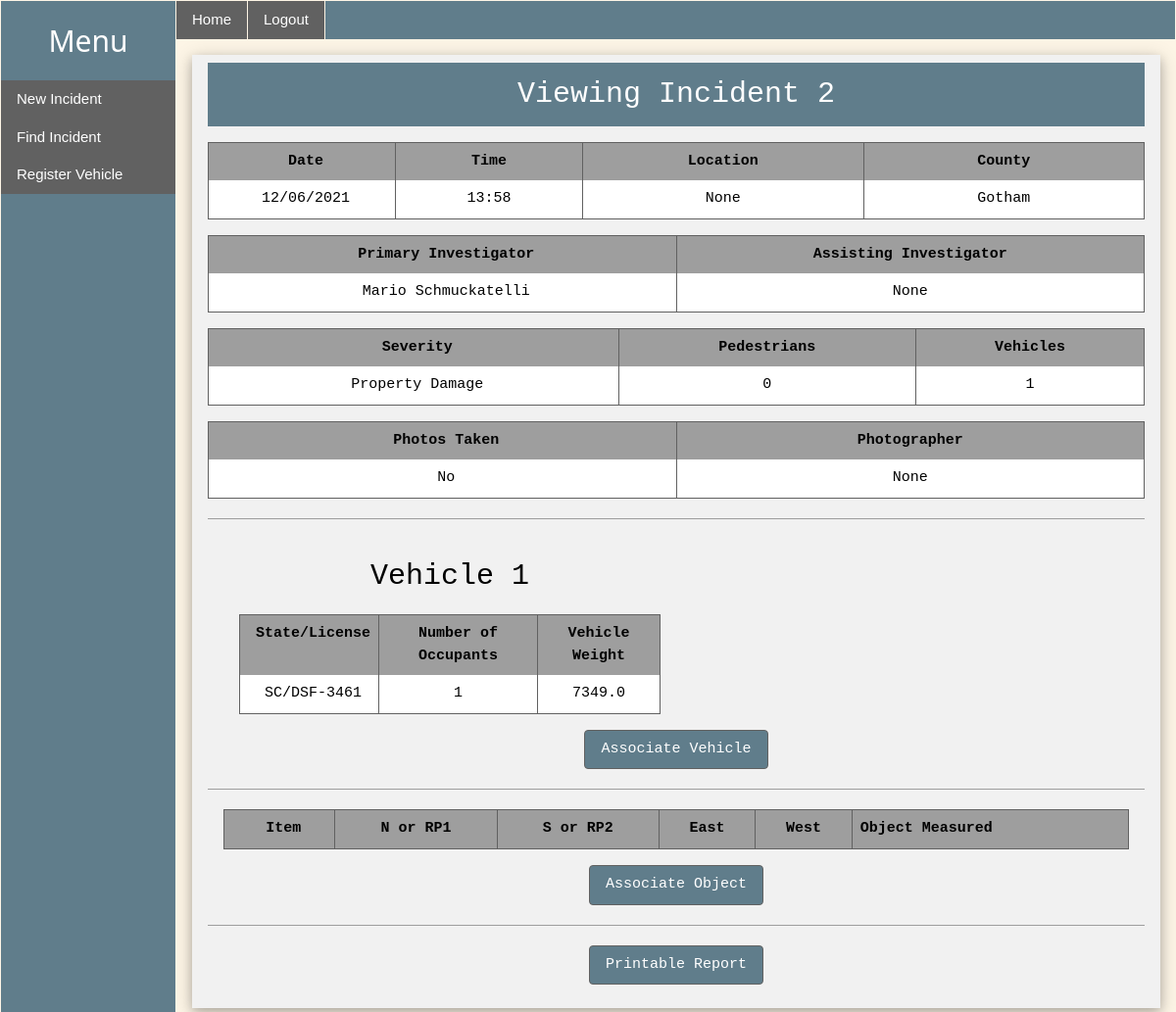
Page /ops/inc/2 (signed in) on the committed database.
### incident_app/models/incident.py (models this page shows, shortened)
class Incident(db.Model):
    id = db.Column(db.Integer, primary_key=True)
    crash_sequence = db.Column(db.String(15), unique=True, nullable=True)
    date = db.Column(db.String(15), nullable=False, default=datetime.now().strftime('%m/%d/%Y'))
    time = db.Column(db.String(10), nullable=False, default=datetime.now().strftime('%H:%M'))
    county = db.Column(db.String(25))
    location = db.Column(db.String(25))
    severity = db.Column(db.Integer, nullable=False)
    num_vehicles = db.Column(db.Integer, nullable=False, default=1)
    num_pedestrians = db.Column(db.Integer, nullable=False, default=0)
    status = db.Column(db.String(20), nullable=False, default='Open')
    photos_taken = db.Column(db.Boolean, default=False)
    photographer = db.Column(db.String, nullable=True)
    officer = db.Column(db.Integer, db.ForeignKey('user.id'), nullable=False)
    secondary_officers = db.relationship('User',
                                         secondary=assisting,
                                         back_populates='assists')
    vehicles = db.relationship("AssociatedVehicle", back_populates='incident')
    objects = db.relationship('Object', backref='incident', lazy='dynamic')
    def secondaries_string(self):
        res = ''
        lst = self.secondary_officers
        if len(lst) == 0:
            return str(None)

### incident_app/models/user.py (models this page shows, shortened)
class User(db.Model, UserMixin):
    id = db.Column(db.Integer, primary_key=True)
    name = db.Column(db.String(20), nullable=False)
    email = db.Column(db.String(120), unique=True, nullable=False)
    password = db.Column(db.String(128), nullable=False)
    role = db.Column(db.Integer, nullable=False)
    incidents = db.relationship('Incident', backref='creator',
                                lazy='dynamic')
    assists = db.relationship('Incident',
                              secondary=assisting,
                              back_populates='secondary_officers')
    supervising = db.relationship(
        'User', secondary=supervises,
        primaryjoin=(getattr(supervises.c, 'supervisor') == id),
        secondaryjoin=(getattr(supervises.c, 'supervisee') == id),
        backref='supervised_by', lazy='dynamic'
    )

### incident_app/models/vehicle.py (models this page shows, shortened)
class AssociatedVehicle(db.Model):
    incident_id = db.Column(db.ForeignKey('incident.id'), primary_key=True)
    vehicle_id = db.Column(db.ForeignKey('vehicle.id'), primary_key=True)
    damage = db.Column(db.String, default='')
    skid_before = db.Column(db.Float, default=0)
    skid_after = db.Column(db.Float, default=0)
    airbag_front = db.Column(db.Boolean, default=False)
    airbag_side = db.Column(db.Boolean, default=False)
    incident = db.relationship('Incident', back_populates='vehicles')
    vehicle = db.relationship('Vehicle', back_populates='incidents')

class Vehicle(db.Model):
    id = db.Column(db.Integer, primary_key=True)
    state = db.Column(db.String(2), default='NC', nullable=False)
    plate = db.Column(db.String(10), nullable=False)
    num_occupants = db.Column(db.Integer, nullable=False, default=1)
    make = db.Column(db.String(25), nullable=False)
    model = db.Column(db.String(25), nullable=False)
    color = db.Column(db.String(25), nullable=False)
    weight = db.Column(db.Float)
    incidents = db.relationship("AssociatedVehicle", back_populates='vehicle')

### incident_app/report_manager/routes.py (the view)
@report_manager.route('/ops/inc/<int:incident_id>')
@login_required
def view_incident(incident_id):
    inc = Incident.query.get_or_404(incident_id)
    sev = Severity(inc.severity)
    return render_template('view_incident.html',
                           title='View Incident', inc=inc, sev=sev)

### incident_app/models/app_enums.py (called while the page is built)
    def __str__(self):
        if self.value == 1:
            return 'Property Damage'
        if self.value == 2:
            return 'Bodily Harm'
        if self.value == 3:
            return 'Fatality'

### incident_app/models/user.py (called while the page is built)
@login_manager.user_loader
def load_user(user_id):
    return User.query.get(int(user_id))

### incident_app/templates/view_incident.html (shortened to what this page needs)
{% extends 'layout.html' %}
{% block content %}
    <div class="w3-container w3-card-4 w3-light-grey w3-margin w3-padding  w3-monospace">
        <div class="w3-container w3-blue-grey">
            <h2 class="w3-monospace w3-center w3-text-white">Viewing Incident {{ inc.id }}</h2>
        </div>
        <table class="w3-table w3-margin-top w3-border w3-border-dark-grey">
            <tr class="w3-section w3-grey">
                <th class="w3-center w3-border-right w3-border-dark-grey w3-center" style="width: 20%">
                    Date
                </th>
                <th class="w3-center w3-border-right w3-border-dark-grey w3-center" style="width: 20%">
                    Time
                </th>
                <th class="w3-center w3-border-right w3-border-dark-grey w3-center" style="width: 30%">
                    Location
                </th>
                <th class="w3-center" style="width: 30%">County</th>
            </tr>
            <tr class="w3-section w3-white">
                <td class="w3-center w3-border-right w3-border-dark-grey w3-center">
                    {{ inc.date }}
                </td>
                <td class="w3-center w3-border-right w3-border-dark-grey w3-center">
                    {{ inc.time }}</td>
                <td class="w3-center w3-border-right w3-border-dark-grey w3-center">
                    {{ inc.location }}</td>
                <td class="w3-center">{{ inc.county }}</td>
            </tr>
        </table>
        <table class="w3-table w3-margin-top w3-border w3-border-dark-grey">
            <tr class="w3-section w3-grey">
                <th class="w3-center w3-border-right w3-border-dark-grey w3-center" style="width: 50%">
                    Primary Investigator
                </th>
                <th class="w3-center">Assisting Investigator</th>
            </tr>
            <tr class="w3-section w3-white">
                <td class="w3-center w3-border-right w3-border-dark-grey w3-center">
                    {{ inc.creator.name }}
                </td>
                <td class="w3-center w3-border-right w3-border-dark-grey w3-center">
                    {{ inc.secondaries_string() }}
                </td>
            </tr>
        </table>
        <table class="w3-table w3-margin-top w3-border w3-border-dark-grey">
            <tr class="w3-section w3-grey">
                <th class="w3-center w3-border-right w3-border-dark-grey w3-center">
                    Severity
                </th>
                <th class="w3-center w3-border-right w3-border-dark-grey w3-center">
                    Pedestrians
                </th>
                <th class="w3-center w3-border-right w3-border-dark-grey w3-center">
                    Vehicles
                </th>
            </tr>
            <tr class="w3-section w3-white">
                <td class="w3-center w3-border-right w3-border-dark-grey w3-center">
                    {{ sev }}
                </td>
                <td class="w3-center w3-border-right w3-border-dark-grey w3-center">
                    {{ inc.num_pedestrians }}
                </td>
                <td class="w3-center w3-border-right w3-border-dark-grey w3-center">
                    {{ inc.vehicles | length }}
                </td>
            </tr>
        </table>
        <table class="w3-table w3-margin-top w3-border w3-border-dark-grey">
            <tr class="w3-section w3-grey">
                <th class="w3-center w3-border-right w3-border-dark-grey w3-center" style="width: 50%">
                    Photos Taken
                </th>
                <th class="w3-center">Photographer</th>
            </tr>
            <tr class="w3-section w3-white">
                {% if inc.photos_taken %}
                    <td class="w3-center w3-border-right w3-border-dark-grey w3-center">
                        Yes
                    </td>
                {% else %}
                    <td class="w3-center w3-border-right w3-border-dark-grey w3-center">
                        No
                    </td>
                {% endif %}
                <td class="w3-center w3-border-right w3-border-dark-grey w3-center">
                    {{ inc.photographer }}
                </td>
            </tr>
        </table>
        <hr>
        <div class="w3-container">
            {% for vehicle in inc.vehicles %}
                <div class="w3-container w3-center w3-half">
                    <h2 class="w3-section w3-margin-top w3-center w3-text w3-monospace w3-border-dark-grey">
                        Vehicle {{ loop.index }}
                    </h2>
                    <table class="w3-table w3-margin-top w3-border w3-border-dark-grey">
                        <tr class="w3-section w3-grey">
                            <th class="w3-center w3-border-right w3-border-dark-grey w3-center">
                                State/License
                            </th>
                            <th class="w3-center w3-border-right w3-border-dark-grey w3-center">
                                Number of Occupants
                            </th>
                            <th class="w3-center w3-border-right w3-border-dark-grey w3-center">
                                Vehicle Weight
                            </th>
                        </tr>
                        <tr class="w3-section w3-white">
                            <td class="w3-center w3-border-right w3-border-dark-grey w3-center">
                                {{ vehicle.vehicle.state+"/"+vehicle.vehicle.plate }}
                            </td>
                            <td class="w3-center w3-border-right w3-border-dark-grey w3-center">
                                {{ vehicle.vehicle.num_occupants }}
                            </td>
                            <td class="w3-center w3-border-right w3-border-dark-grey w3-center">
                                {{ vehicle.vehicle.weight }}
                            </td>
                        </tr>
                    </table>
                </div>
            {% endfor %}
        </div>
        <div class="w3-section w3-center">
            <a class="w3-button w3-blue-grey w3-hover-dark-grey w3-border w3-round w3-border-dark-grey"
            href={{ url_for('report_manager.add_vehicle', incident_id=inc.id) }}>
                Associate Vehicle
            </a>
        </div>
        <hr>
        <div class="w3-container">
            <table class="w3-table w3-border w3-border-dark-grey">
                <tr class="w3-section w3-grey">
                    <th class="w3-center w3-border-right w3-border-dark-grey">Item</th>
                    <th class="w3-center w3-border-right w3-border-dark-grey">N or RP1</th>
                    <th class="w3-center w3-border-right w3-border-dark-grey">S or RP2</th>
                    <th class="w3-center w3-border-right w3-border-dark-grey">East</th>
                    <th class="w3-center w3-border-right w3-border-dark-grey">West</th>
                    <th>Object Measured</th>
                </tr>
            </table>
        </div>
        <div class="w3-section w3-center">
            <a class="w3-button w3-blue-grey w3-hover-dark-grey w3-border w3-round w3-border-dark-grey"
            href={{ url_for('report_manager.add_object', incident_id=inc.id) }}>
                Associate Object
            </a>
        </div>
        <hr>
            <div class="w3-section w3-center">
            <a class="w3-button w3-blue-grey w3-hover-dark-grey w3-border w3-round w3-border-dark-grey"
            href={{ url_for('report_manager.report', incident_id=inc.id) }}>
                Printable Report
            </a>
        </div>
    </div>
{% endblock content %}

### incident_app/static/w3.css (style rules this page uses)
*, *:before, *:after { box-sizing: inherit }
html { -ms-text-size-adjust: 100%; -webkit-text-size-adjust: 100% }
body { margin: 0 }
a { background-color: transparent }
hr { box-sizing: content-box; height: 0; overflow: visible }
html, body { font-family: Verdana, sans-serif; font-size: 15px; line-height: 1.5 }
html { overflow-x: hidden }
h2 { font-size: 30px }
.w3-monospace { font-family: monospace }
h1, h2, h3, h4, h5, h6 { font-family: "Segoe UI", Arial, sans-serif; font-weight: 400; margin: 10px 0 }
hr { border: 0; border-top: 1px solid #eee; margin: 20px 0 }
a { color: inherit }
.w3-table, .w3-table-all { border-collapse: collapse; border-spacing: 0; width: 100%; display: table }
.w3-table td, .w3-table th, .w3-table-all td, .w3-table-all th { padding: 8px 8px; display: table-cell; text-align: left; vertical-align: top }
.w3-table th:first-child, .w3-table td:first-child, .w3-table-all th:first-child, .w3-table-all td:first-child { padding-left: 16px }
.w3-btn, .w3-button { border: none; display: inline-block; padding: 8px 16px; vertical-align: middle; overflow: hidden; text-decoration: none; color: inherit; background-color: inherit; text-align: center; cursor: pointer; white-space: nowrap }
.w3-btn, .w3-button { -webkit-touch-callout: none; -webkit-user-select: none; -khtml-user-select: none; -moz-user-select: none; -ms-user-select: none; user-select: none }
.w3-container:after, .w3-container:before, .w3-panel:after, .w3-panel:before, .w3-row:after, .w3-row:before, .w3-row-padding:after, .w3-row-padding:before, .w3-cell-row:before, .w3-cell-row:after, .w3-clear:after, .w3-clear:before, .w3-bar:before, .w3-bar:after { content: ""; display: table; clear: both }
.w3-col, .w3-half, .w3-third, .w3-twothird, .w3-threequarter, .w3-quarter { float: left; width: 100% }
@media (min-width: 601px) { .w3-col.m6, .w3-half { width: 49.99999% } }
.w3-round, .w3-round-medium { border-radius: 4px }
.w3-container, .w3-panel { padding: 0.01em 16px }
.w3-card-4, .w3-hover-shadow:hover { box-shadow: 0 4px 10px 0 rgba(0, 0, 0, 0.2), 0 4px 20px 0 rgba(0, 0, 0, 0.19) }
.w3-center { text-align: center !important }
.w3-border { border: 1px solid #ccc !important }
.w3-border-right { border-right: 1px solid #ccc !important }
.w3-section, .w3-code { margin-top: 16px !important; margin-bottom: 16px !important }
.w3-margin { margin: 16px !important }
.w3-margin-top { margin-top: 16px !important }
.w3-padding { padding: 8px 16px !important }
.w3-blue-grey, .w3-hover-blue-grey:hover, .w3-blue-gray, .w3-hover-blue-gray:hover { color: #fff !important; background-color: #607d8b !important }
.w3-sand, .w3-hover-sand:hover { color: #000 !important; background-color: #fdf5e6 !important }
.w3-white, .w3-hover-white:hover { color: #000 !important; background-color: #fff !important }
.w3-grey, .w3-hover-grey:hover, .w3-gray, .w3-hover-gray:hover { color: #000 !important; background-color: #9e9e9e !important }
.w3-light-grey, .w3-hover-light-grey:hover, .w3-light-gray, .w3-hover-light-gray:hover { color: #000 !important; background-color: #f1f1f1 !important }
.w3-text-white, .w3-hover-text-white:hover { color: #fff !important }
.w3-border-dark-grey, .w3-hover-border-dark-grey:hover, .w3-border-dark-gray, .w3-hover-border-dark-gray:hover { border-color: #616161 !important }

### incident_app/templates/view_incident.html (style rules this page uses)
hr { height: 1px; background-color: #9e9e9e; border: none; }

### rows in the picture
Incident: id "2", date "12/06/2021", time "13:58", location "None", county "Gotham", num_pedestrians "0", photographer "None"
User: creator.name "Mario Schmuckatelli"
AssociatedVehicle: vehicle "SC/DSF-3461", vehicle.num_occupants "1", vehicle.weight "7349.0"

### other values in the picture
{{ inc.secondaries_string() }} "None"
{{ sev }} "Property Damage"
{{ inc.vehicles | length }} "1"
